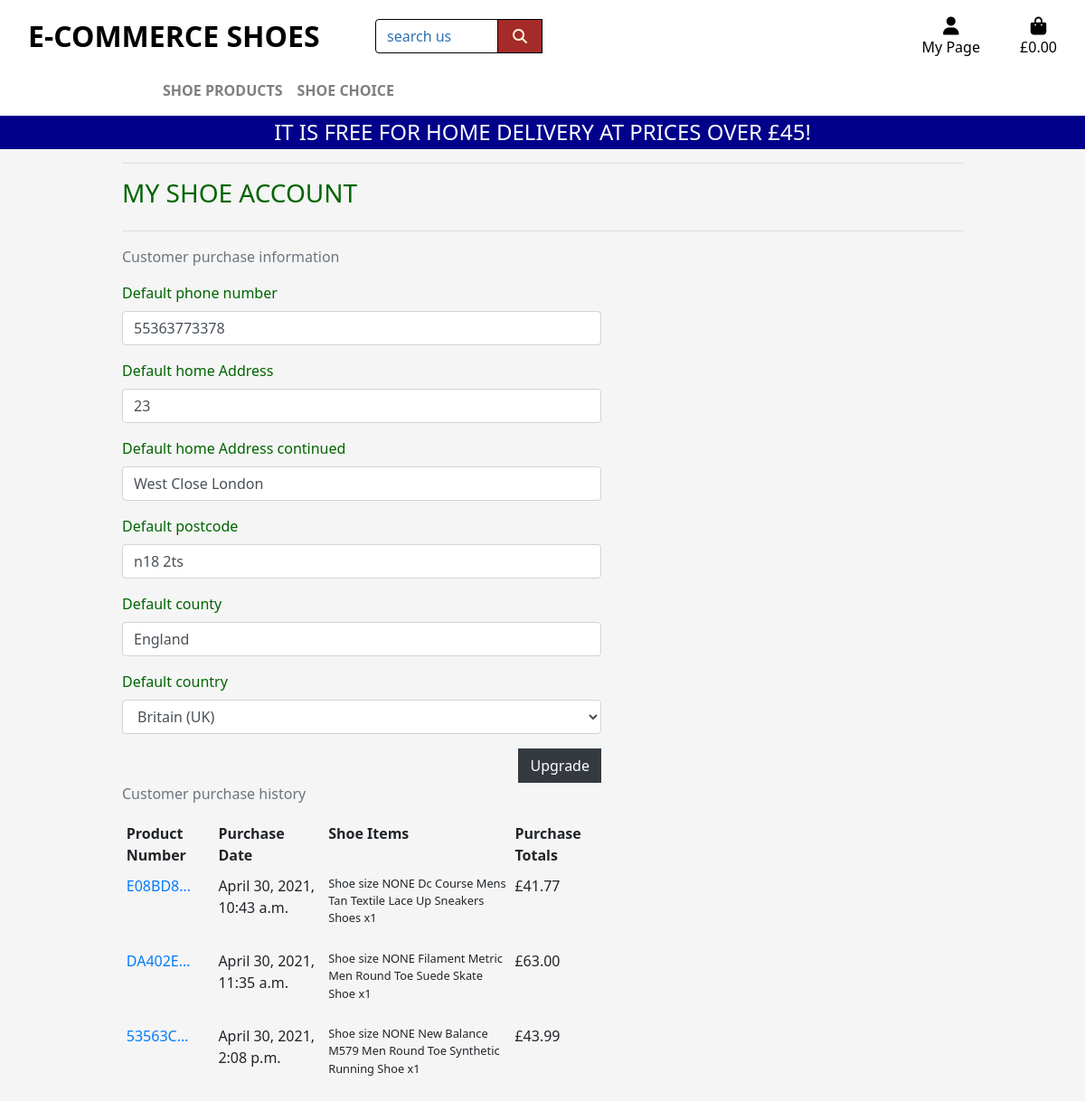
The page /profile/ (signed in) on the database as committed earlier.
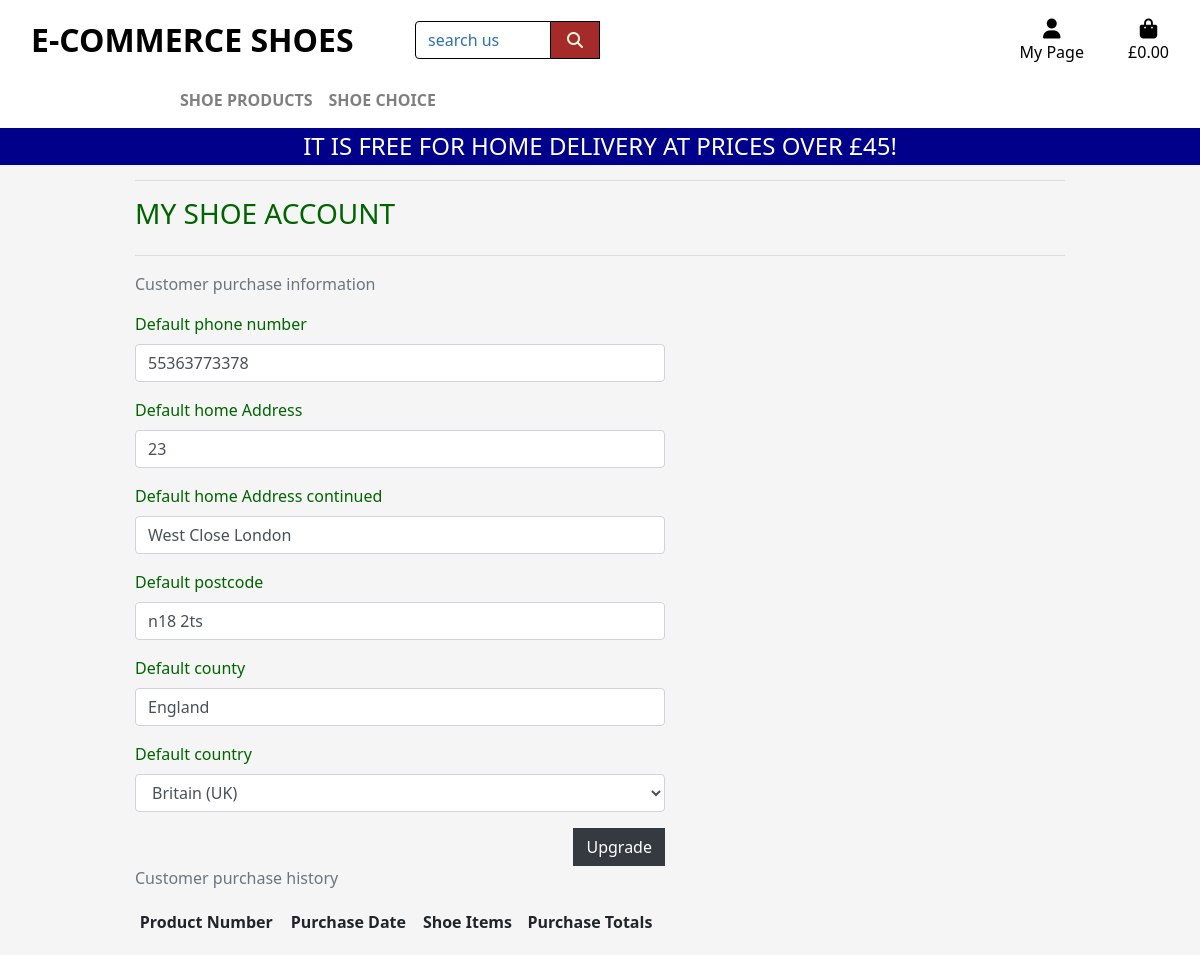
The same page on the database as committed later.
### profiles/models.py (models this page shows, shortened)
class UserProfile(models.Model):
    user = models.OneToOneField(User, on_delete=models.CASCADE)
    default_phone_number = models.CharField(max_length=60, null=True, blank=True)
    default_home_Address = models.CharField(max_length=60, null=True, blank=True)
    default_home_Address_continued = models.CharField(max_length=60, null=True, blank=True)
    default_postcode = models.CharField(max_length=30, null=True, blank=True)
    default_county = models.CharField(max_length=50, null=True, blank=True)
    default_country = CountryField(blank_label='', null=True, blank=True)

### checkout/models.py (models this page shows, shortened)
class Order(models.Model):
    product_number = models.CharField(max_length=40, null=False, blank=False)
    user_account = models.ForeignKey(UserProfile, on_delete=models.SET_NULL,
                                    null=True, blank=True, related_name='orders')
    Name = models.CharField(max_length=60, null=False, blank=False)
    email = models.EmailField(max_length=300, null=False, blank=False)
    phone_number = models.CharField(max_length=60, null=False, blank=False)
    home_Address = models.CharField(max_length=60, null=False, blank=False)
    home_Address_continued = models.CharField(max_length=60, null=False, blank=False)
    postcode = models.CharField(max_length=30, null=False, blank=False)
    county = models.CharField(max_length=50, null=False, blank=False)
    country = CountryField(blank_label='', null=False, blank=False)
    date = models.DateTimeField(auto_now_add=True)
    cost_of_order = models.DecimalField(max_digits=8, decimal_places = 2, null=False, blank=False, default=0)
    overall_cost = models.DecimalField(max_digits=10, decimal_places = 2, null=False, blank=False, default=0)
    grand_cost = models.DecimalField(max_digits=10, decimal_places = 2, null=False, blank=False, default=0)
    original_pack = models.TextField(null=False, blank=False, default='')
    stripe_p_id = models.CharField(max_length=300, null=False, blank=False, default='')

class OrderLineItem(models.Model):
    order = models.ForeignKey(Order, null=False, blank=False, on_delete=models.CASCADE, related_name='Lineitems')
    product = models.ForeignKey(Product, null=False, blank=False, on_delete=models.CASCADE)
    product_size = models.CharField(max_length=3, null=True, blank=True)
    quantity = models.IntegerField(null=False, blank=False, default=0)
    lineitem_total = models.DecimalField(max_digits=8, decimal_places = 2, null=False, blank=False, editable=False)

### products/models.py (models this page shows, shortened)
class Product(models.Model):
    categories = models.ForeignKey('Category', null=True, blank=True, on_delete=models.SET_NULL)
    skus = models.CharField(max_length=254, null=True, blank=True,)
    name = models.CharField(max_length=254)
    descriptions = models.TextField()
    rating = models.DecimalField(max_digits=6, decimal_places=2, null=True, blank=True)
    shoe_sizes = models.BooleanField(default=False, null=True, blank=True)
    prices = models.DecimalField(max_digits=6, decimal_places=2, null=True)
    image_url = models.URLField(max_length=1024, null=True, blank=True)
    image = models.ImageField(null=True, blank=True)

### profiles/views.py (the view)
# urls.py: path('profile/', include('profiles.urls')),
def profile(request):
    profile = get_object_or_404(UserProfile, user=request.user)
    if request.method == 'POST':
        form = UserProfileForm(request.POST, instance=profile)
        if form.is_valid():
            form.save()
            messages.success(request, 'Your personal profile has successfully changed')
        else:
            messages.error(request, 'There is a problem. Please make sure it is done properly')
    else:
        form = UserProfileForm(instance=profile)
    orders = profile.orders.all
    template = 'profiles/profile.html'
    context = {
        'form': form,
        'orders': orders,
        'upgraded_page': True
    }
    return render(request, template, context)

### profiles/forms.py (shortened to what this page needs)
class UserProfileForm(forms.ModelForm):
    class Meta:
        model = UserProfile
        exclude = ('user',)

### pack/contexts.py (called while the page is built, shortened)
def pack_contents(request):
    pack_items = []
    overall = 0
    products_count = 0
    pack = request.session.get('pack', {})
    if overall < settings.FREE_DELIVERY_LIMIT:
        delivery = overall * Decimal(settings.STANDARD_DELIVERY_PERCENTAGE / 100)
        real_delivery_alpha = settings.FREE_DELIVERY_LIMIT - overall
    else:
        delivery = 0
        real_delivery_alpha = 0
    overall_total = delivery + overall
    content = {
        'pack_items': pack_items,
        'overall': overall,
        'products_count': products_count,
        'delivery': delivery,
        'real_delivery_alpha': real_delivery_alpha,
        'free_delivery_limit': settings.FREE_DELIVERY_LIMIT,
        'overall_total': overall_total,
    }
    return content

### profiles/templates/profiles/profile.html (shortened to what this page needs)
{% extends "base.html" %}
{% load static %}
{% block extra_css %}
    <link rel="stylesheet" href="{% static 'profiles/css/profiles.css' %}">
{% endblock %}
{% block page_header %}
    <div class="container header-container">
    </div>
{% endblock %}
{% block content %}
    <div class="innerclap"></div>
    <div class="container">
        <div class="row">
            <div class="col">
                <hr>
                <h3 class="logo-font mb-4">My Shoe Account</h3>
                <hr>
            </div>
        </div>
        <div class="row">
            <div class="col-12 col-lg-7">
                <p class="text-muted">Customer purchase information</p>
                <form class="mt-3" action="{% url 'profile' %}" method="POST" id="profile-update-form">
                    {{ form|crispy }}
                    <button class="btn btn-dark rounded-0 float-right">Upgrade</button>
                </form>
            </div>
            <div class="col-12 col-lg-7">
                <p class="text-muted">Customer purchase history</p>
                <div class="product-history table-responsive">
                    <table class="table table-sm table-borderless">
                        <thread>
                            <tr>
                                <th>Product Number</th>
                                <th>Purchase Date</th>
                                <th>Shoe Items</th>
                                <th>Purchase Totals</th>
                            </tr>
                        </thread>
                        <tbody>
                            {% for order in orders %}
                                <tr>
                                    <td>
                                        <a href="{% url 'product_history' order.product_number %}"
                                        title="{{ order.product_number }}">
                                            {{ order.product_number|truncatechars:7 }}
                                        </a>
                                    </td>
                                    <td>{{ order.date }}</td>
                                    <td>
                                        <ul class="list-unstyled">
                                            {% for item in order.Lineitems.all %}
                                                <li class="small">
                                                    {% if item.product.shoe_sizes %}
                                                        Shoe size {{ item.product_size|upper }}
                                                    {% endif %}{{ item.product.name }} x{{ item.quantity }}
                                                </li>
                                            {% endfor %}
                                        </ul>
                                    </td>
                                    <td>£{{ order.grand_cost }}</td>
                                </tr>
                            {% endfor %}
                        </tbody>
                    </table>
                </div>
            </div>
        </div>
{% endblock %}

### templates/base.html (shortened to what this page needs)
{% load static %}
<!doctype html>
<html lang="en">
  <head>
    {% block corecss %}
        <link rel="stylesheet" href="https://stackpath.bootstrapcdn.com/bootstrap/4.4.1/css/bootstrap.min.css">
        <link rel="stylesheet" href="{% static 'css/base.css' %}">
    {% endblock %}
    {% block extra_css %}
    {% endblock %}
  </head>
  <body>
    <header class="container-fluid fixed-top">
        <div id="topnav" class="row bg-white pt-lg-2 d-none d-lg-flex">
            <div class="col-12 col-lg-4 my-auto py-1 py-lg-0 text-center text-lg-left">
                <a href="{% url 'frontpage' %}" class="nav-link main-logo-link">
                    <h2 class="logo-font text-black my-0"><strong>E-Commerce Shoes</strong></h2>
                </a>
            </div>
            <div class="col-12 col-lg-4 my-auto py-1 py-lg-0">
                <form method="GET" action="{% url 'products' %}">
                    <div class="input-group w-50">
                        <input class="form-control border border-black round-0" type="text" name="que" placeholder="search us">
                        <div class="input-group-append">
                            <button class="form-control btn btn-black border border-black rounded-0" type="submit">
                                <span class="icon">
                                    <i class="fas fa-search"></i>
                                </span>
                            </button>
                        </div>
                    </div>
                </form>
            </div>
            <div class="col-12 col-lg-4 my-auto py-1 py-lg-0">
                <ul class="list-inline list-unstyled text-center text-lg-right my-0">
                <li class="list-inline-item dropdown">
                    <a class="text-black nav-link" href="#" id="user-options" data-toggle="dropdown" aria-haspopup="true" aria-expanded="false">
                        <div class="text-center">
                            <div><i class="fas fa-user fa-lg"></i></div>
                            <p class="my-0">My Page</p>
                        </div>
                    </a>
                </li>
                <li class="list-inline-item">
                    <a class="{% if overall_total %}text-info font-weight-bold{% else %} text-black{% endif %} nav-link" href="{% url 'view_pack' %}">
                        <div class="text-center">
                            <div><i class="fas fa-shopping-bag fa-lg"></i></div>
                            <p class="my-0">
                                {% if overall_total %}
                                    £{{ overall_total|floatformat:2 }}
                                {% else %}
                                    £0.00
                                {% endif %}
                            </p>
                        </div>
                    </a>
                </li>
                </ul>
            </div>
        </div>
        <div class="row bg-white">
            <nav class="navbar navbar-expand-lg navbar-light w-50">
                {% include 'includes/main-navi.html' %}
            </nav>
        </div>
        <div id="delivery-banner" class="row text-center">
            <div class="col bg-black text-white">
                <h4 class="logo-font my-1">It is free for home delivery at prices over £{{ free_delivery_limit }}!</h4>
            </div>
        </div>
    </header>
    {% block page_header %}
    {% endblock %}
    {% block content %}
    {% endblock %}
  </body>
</html>

### templates/includes/main-navi.html (shortened to what this page needs)
<div class="collapse navbar-collapse" id="main-nav">
    <ul class="navbar-nav w-auto mx-auto">
        <li class="nav-item dropdown">
            <a class="logo-font font-weight-bold nav-link text-black mr-S" href="#" id="all=products-link" data-toggle="dropdown" aria-haspopup="true" aria-expanded="false">
                Shoe Products
            </a>
        </li>
        <li class="nav-item dropdown">
            <a class="logo-font font-weight-bold nav-link text-black mr-S" href="#" id="all=products-link" data-toggle="dropdown" aria-haspopup="true" aria-expanded="false">
                Shoe Choice
            </a>
        </li>
    </ul>
</div>

### static/css/base.css (style rules this page uses)
html { height: 100%; }
body { background: url('/media/shoes_varities.jpg') no-repeat center center fixed; background-size: cover; color: darkgreen; height: calc(100vh - 164px); font-family: 'Segoe UI', Roboto, Oxygen, Ubuntu, Cantarell, 'Open Sans', 'Helvetica Neue', sans-serif; }
.icon { align-items: center; display: inline-flex; justify-content: center; height: 1.5rem; width: 1.5rem; }
.logo-font { text-transform: uppercase; }
.main-logo-link { width: fit-content; }
.btn-black { background: brown; color: cornsilk; }
.text-black { color: black; }
@media (min-width: 992px) { .header-container { padding-top: 164px; } }
input[name='que']::placeholder { color: #2c70b4; }
@media (min-width: 1200px) { .container { max-width: 80%; } }
.border-black { border: 1px solid black !important; }
.bg-black { background: darkblue !important; }
.innerclap { height: 100%; width: 100%; position: fixed; background: whitesmoke; z-index: -1; }

### static/profiles/css/profiles.css (style rules this page uses)
.product-history { max-height: 415px; overflow-y: auto; }
#profile-update-form input::placeholder { color: #645a7c; }

Rows that differ between the two databases and show on the page:
removed Order: product_number "E08BD8…", date "April 30, 2021, 10:43 a.m.", grand_cost "41.77"
removed OrderLineItem: product_size "NONE", product.name "Dc Course Mens Tan Textile Lace Up Sneakers Shoes", quantity "1", shown under "E08BD8…"
removed Order: product_number "DA402E…", date "April 30, 2021, 11:35 a.m.", grand_cost "63.00"
removed OrderLineItem: product_size "NONE", product.name "Filament Metric Men Round Toe Suede Skate Shoe", quantity "1", shown under "DA402E…"
removed Order: product_number "53563C…", date "April 30, 2021, 2:08 p.m.", grand_cost "43.99"
removed OrderLineItem: product_size "NONE", product.name "New Balance M579 Men Round Toe Synthetic Running Shoe", quantity "1", shown under "53563C…"
